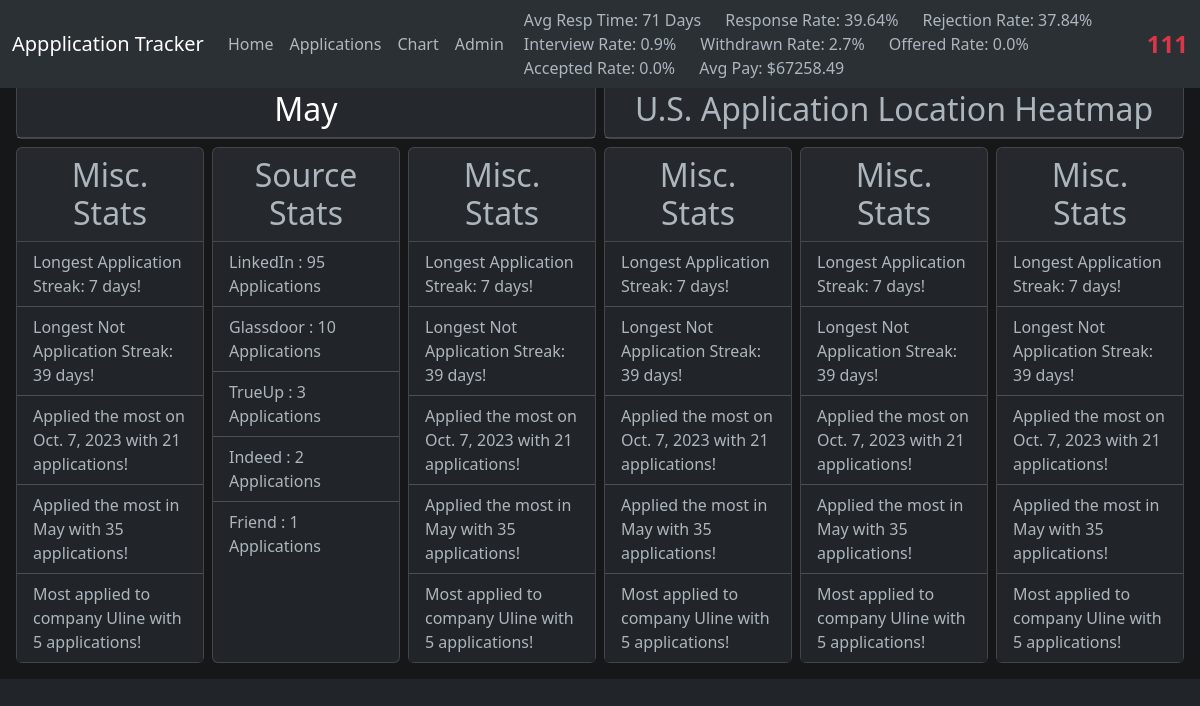
Screenshot of /chart/ with the database file from the repository.
### apptracker/models.py (models this page shows, shortened)
class Application(models.Model):
    interview_counter = models.IntegerField(default=0)
    status = models.ForeignKey(Status, on_delete=models.CASCADE, default=1)
    application_id = models.IntegerField(null=False)
    location = models.ForeignKey(Location, on_delete=models.CASCADE)
    employer = models.ForeignKey(Employer, on_delete=models.CASCADE)
    position = models.CharField(max_length=255, null=False)
    pay = models.IntegerField(null=False)
    desc = models.TextField()
    source = models.ForeignKey(Source, on_delete=models.CASCADE)
    notes = models.TextField(null=True, blank=True)
    application_date = models.DateField(null=True, blank=True)
    response_time = models.DateField(null=True, blank=True)
    REMOTE = "R"
    HYBRID = "H"
    INOFFICE = "IO"
    CONTRACT = "C"
    EMPLOYMENT_CHOICES = [
        (REMOTE, "Remote"),
        (HYBRID, "Hybrid"),
        (INOFFICE, "InOffice"),
        (CONTRACT, "Contract")
    ]
    employment_type = models.CharField(max_length=10, choices=EMPLOYMENT_CHOICES)
    created_at = models.DateTimeField(auto_now_add=True, blank=True)
    class Meta:
        managed=True

class Employer(models.Model):
    name = models.CharField(max_length=50)
    website_url = models.URLField(null=True, blank=True)
    class Meta:
        managed=True

class Source(models.Model):
    name = models.CharField(max_length=50)
    num_applications = models.IntegerField(null=True, blank=True)
    class Meta:
        managed=True

### apptracker/views.py (the view)
# urls.py: path('chart/', ChartView.as_view(), name='chart'),
class ChartView(View):
    def get(self, request):
        context = {
            "sankeychart_data": get_sankeychart_data(),
            "heatmap_data": get_heatmap_data(),
            "map_data": get_map_data(),
            "miscstats_data": get_miscstats(),
            "source_stats_data": get_source_stats(),
        }
        return render(request, 'chart.html', context)

### apptracker/context_processors.py (called while the page is built)
def common_data(request):
    return {
        'applicationcount': get_application_count(),
        'appliedtoday': applied_today(),
        'responserate': calc_rate("Applied"),
        'rejectionrate': calc_rate("Rejected"),
        'interviewrate': calc_rate("Interview"),
        'withdrawnrate': calc_rate("Withdrawn"),
        'offeredrate': calc_rate("Offered"),
        'acceptedrate': calc_rate("Accepted"),
        'responsetime': calc_avg_response_time(),
        'avgpay': calc_avg_salary(),
    }

### apptracker/utils.py (called while the page is built)
def get_all_status_applications(status_name):
    status = Status.objects.get(name=status_name)
    if status:
        return Application.objects.filter(status=status).order_by('-id')
    else:
        return None

def get_all_applications():
    return Application.objects.all()

def get_all_employers():
    return Employer.objects.all()

def get_all_locations():
    return Location.objects.exclude(city="Remote")

def get_all_sources():
    return Source.objects.all()

def get_status_application_count(status_name, index):
    status = Status.objects.get(name=status_name)
    if status_name != "Interview":
        return Application.objects.filter(interview_counter=index, status=status)
    else:
        return Application.objects.filter(interview_counter__gte=index)

def get_response_count():
    return (Application.objects.count() - len(get_all_status_applications("Applied"))) - len(get_status_application_count("Withdrawn", 0))

def get_application_count():
    return Application.objects.count()

def get_month_weeks(year, month):
    first_day_of_month = datetime(year, month, 1)
    last_day_of_month = datetime(year, month+1, 1) - timedelta(days=1)
    week_periods = []
    current_day = first_day_of_month
    while current_day <= last_day_of_month:
        week_start = current_day - timedelta(days=current_day.isoweekday() % 7)
        week_end = week_start + timedelta(days=6)
        week_period = f"{week_start.strftime('%m/%d')}-{week_end.strftime('%m/%d')}"
        week_periods.append(week_period)
        current_day = week_end + timedelta(days=1)
    return week_periods

def get_month():
    return date.today().strftime('%B')

def applied_today():
    return Application.objects.filter(application_date=date.today()).exists()

def calc_avg_salary():
    applications = Application.objects.filter(pay__gt=0)
    pay = 0
    for application in applications:
        pay += application.pay
    avg_pay = pay / len(applications)
    return round(avg_pay, 2)

### apptracker/templates/chart.html (shortened to what this page needs)
{% extends 'base.html' %}
{% load static %}
{% block content %}
<div class="container-fluid bg-secondary-subtle p-3 h-100">
    <div class="row g-2">
        <div class="col-md-12">
            <div class="card">
                <h2 class="card-title card-header text-center">
                </h2>
            </div>
        </div>
        <div class="col-md-6">
            <div class="card" style="color:white;">
                <h2 class="card-title card-header text-center">
                    {{heatmap_data.month}}
                </h2>
            </div>
        </div>
        <div class="col-md-6">
            <div class="card">
                <h2 class="card-title card-header text-center">
                    U.S. Application Location Heatmap
                </h2>
            </div>
        </div>
        <div class="col-md-2">
            {% include 'components/miscstats.html' %}
        </div>
        <div class="col-md-2">
            {% include 'components/sourcestats.html' %}
        </div>
        <div class="col-md-2">
            {% include 'components/miscstats.html' %}
        </div>
        <div class="col-md-2">
            {% include 'components/miscstats.html' %}
        </div>
        <div class="col-md-2">
            {% include 'components/miscstats.html' %}
        </div>
        <div class="col-md-2">
            {% include 'components/miscstats.html' %}
        </div>
    </div>
</div>
{% endblock %}

### apptracker/templates/components/miscstats.html
<div class="card">
    <h2 class="card-title card-header text-center">
        Misc. Stats
    </h2>
    <div class="">
        <ul class="list-group list-group-flush">
            <li class="list-group-item">
                Longest Application Streak: {{ miscstats_data.applying_streak }} days!
            </li>
            <li class="list-group-item">
                Longest Not Application Streak: {{ miscstats_data.not_applying_streak }} days!
            </li>
            <li class="list-group-item">
                Applied the most on {{ miscstats_data.most_applications_day }} with {{ miscstats_data.most_applications_in_day }} applications!
            </li>
            <li class="list-group-item">
                Applied the most in {{  miscstats_data.most_applications_month }} with {{ miscstats_data.most_applications_in_month }} applications!
            </li>
            <li class="list-group-item">
                Most applied to company {{ miscstats_data.most_applied_company.0 }} with {{  miscstats_data.num_applications_company }} applications!
            </li>
        </ul>
    </div>
</div>

### apptracker/templates/components/sourcestats.html
<div class="card h-100">
    <h2 class="card-title card-header text-center">
        Source Stats
    </h2>
    <div class="">
        <ul class="list-group list-group-flush">
            {% for source in source_stats_data.source_data %}
                <li class="list-group-item">
                    {{source.name}} : {{source.num_applications}} Applications
                </li>
            {% endfor %}
        </ul>
    </div>
</div>

### rows the page displays
Application: most_applications_day "Oct. 7, 2023 Oct. 7, 2023 Oct. 7, 2023 Oct. 7, 2023 Oct. 7, 2023"
Employer: most_applied_company.0 "Uline Uline Uline Uline Uline"
Source: name "LinkedIn"
Source: name "Glassdoor"
Source: name "TrueUp"
Source: name "Indeed"
Source: name "Friend"

### other values shown
{{ responsetime }} "71"
{{ responserate }} "39.64"
{{ rejectionrate }} "37.84"
{{ interviewrate }} "0.9"
{{ withdrawnrate }} "2.7"
{{ offeredrate }} "0.0"
{{ acceptedrate }} "0.0"
{{ avgpay }} "67258.49"
{{ applicationcount }} "111"
{{ heatmap_data.month }} "May"
{{ miscstats_data.applying_streak }} "7 7 7 7 7"
{{ miscstats_data.not_applying_streak }} "39 39 39 39 39"
{{ miscstats_data.most_applications_in_day }} "21 21 21 21 21"
{{ miscstats_data.most_applications_month }} "May May May May May"
{{ miscstats_data.most_applications_in_month }} "35 35 35 35 35"
